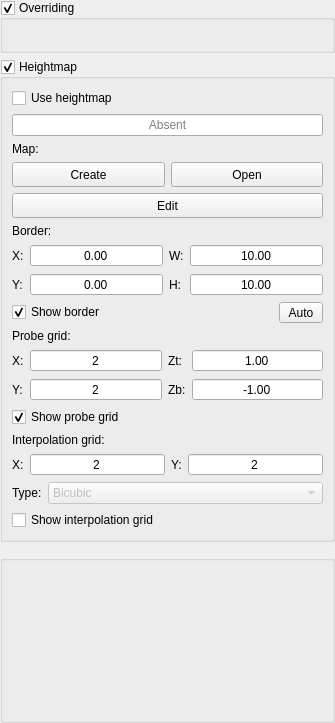
       <widget class="QWidget" name="scrollAreaWidgetContents">
        <property name="geometry">
         <rect>
          <x>0</x>
          <y>0</y>
          <width>335</width>
          <height>723</height>
         </rect>
        </property>
        <layout class="QVBoxLayout" name="verticalLayout_2">
         <property name="leftMargin">
          <number>0</number>
         </property>
         <property name="topMargin">
          <number>0</number>
         </property>
         <property name="rightMargin">
          <number>0</number>
         </property>
         <property name="bottomMargin">
          <number>0</number>
         </property>
         <item>
          <widget class="GroupBox" name="grpOverriding">
           <property name="enabled">
            <bool>true</bool>
           </property>
           <property name="title">
            <string>Overriding</string>
           </property>
           <property name="checkable">
            <bool>true</bool>
           </property>
           <property name="overrided" stdset="0">
            <bool>false</bool>
           </property>
           <layout class="QHBoxLayout" name="horizontalLayout_14">
            <item>
             <widget class="QWidget" name="widgetFeed" native="true">
              <layout class="QVBoxLayout" name="verticalLayout_22">
               <property name="leftMargin">
                <number>0</number>
               </property>
               <property name="topMargin">
                <number>0</number>
               </property>
               <property name="rightMargin">
                <number>0</number>
               </property>
               <property name="bottomMargin">
                <number>0</number>
               </property>
               <item>
                <widget class="SliderBox" name="slbFeedOverride" native="true"/>
               </item>
               <item>
                <widget class="SliderBox" name="slbRapidOverride" native="true"/>
               </item>
               <item>
                <widget class="SliderBox" name="slbSpindleOverride" native="true"/>
               </item>
              </layout>
             </widget>
            </item>
           </layout>
          </widget>
         </item>
         <item>
          <widget class="GroupBox" name="grpHeightMap">
           <property name="title">
            <string>Heightmap</string>
           </property>
           <property name="checkable">
            <bool>true</bool>
           </property>
           <property name="overrided" stdset="0">
            <bool>false</bool>
           </property>
           <layout class="QVBoxLayout" name="verticalLayout_16">
            <item>
             <widget class="QWidget" name="widgetHeightMap" native="true">
              <layout class="QVBoxLayout" name="verticalLayout_15">
               <property name="leftMargin">
                <number>0</number>
               </property>
               <property name="topMargin">
                <number>0</number>
               </property>
               <property name="rightMargin">
                <number>0</number>
               </property>
               <property name="bottomMargin">
                <number>0</number>
               </property>
               <item>
                <widget class="QCheckBox" name="chkHeightMapUse">
                 <property name="text">
                  <string>Use heightmap</string>
                 </property>
                </widget>
               </item>
               <item>
                <widget class="QLineEdit" name="txtHeightMap">
                 <property name="focusPolicy">
                  <enum>Qt::NoFocus</enum>
                 </property>
                 <property name="text">
                  <string/>
                 </property>
                 <property name="alignment">
                  <set>Qt::AlignCenter</set>
                 </property>
                 <property name="readOnly">
                  <bool>true</bool>
                 </property>
                 <property name="placeholderText">
                  <string>Absent</string>
                 </property>
                </widget>
               </item>
               <item>
                <layout class="QHBoxLayout" name="horizontalLayout_22">
                 <item>
                  <widget class="QLabel" name="label_15">
                   <property name="text">
                    <string>Map:</string>
                   </property>
                  </widget>
                 </item>
                </layout>
               </item>
               <item>
                <layout class="QHBoxLayout" name="horizontalLayout_21">
                 <item>
                  <widget class="StyledToolButton" name="cmdHeightMapCreate">
                   <property name="sizePolicy">
                    <sizepolicy hsizetype="Preferred" vsizetype="Fixed">
                     <horstretch>0</horstretch>
                     <verstretch>0</verstretch>
                    </sizepolicy>
                   </property>
                   <property name="minimumSize">
                    <size>
                     <width>0</width>
                     <height>25</height>
                    </size>
                   </property>
                   <property name="text">
                    <string>Create</string>
                   </property>
                  </widget>
                 </item>
                 <item>
                  <widget class="StyledToolButton" name="cmdHeightMapLoad">
                   <property name="sizePolicy">
                    <sizepolicy hsizetype="Preferred" vsizetype="Fixed">
                     <horstretch>0</horstretch>
                     <verstretch>0</verstretch>
                    </sizepolicy>
                   </property>
                   <property name="minimumSize">
                    <size>
                     <width>0</width>
                     <height>25</height>
                    </size>
                   </property>
                   <property name="text">
                    <string>Open</string>
                   </property>
                  </widget>
                 </item>
                </layout>
               </item>
               <item>
                <widget class="StyledToolButton" name="cmdHeightMapMode">
                 <property name="sizePolicy">
                  <sizepolicy hsizetype="Preferred" vsizetype="Fixed">
                   <horstretch>0</horstretch>
                   <verstretch>0</verstretch>
                  </sizepolicy>
                 </property>
                 <property name="minimumSize">
                  <size>
                   <width>42</width>
                   <height>25</height>
                  </size>
                 </property>
                 <property name="text">
                  <string>Edit</string>
                 </property>
                 <property name="checkable">
                  <bool>true</bool>
                 </property>
                </widget>
               </item>
               <item>
                <widget class="QWidget" name="widgetHeightmapSettings" native="true">
                 <layout class="QVBoxLayout" name="verticalLayout_7">
                  <property name="leftMargin">
                   <number>0</number>
                  </property>
                  <property name="topMargin">
                   <number>0</number>
                  </property>
                  <property name="rightMargin">
                   <number>0</number>
                  </property>
                  <property name="bottomMargin">
                   <number>0</number>
                  </property>
                  <item>
                   <layout class="QVBoxLayout" name="verticalLayout_18">
                    <item>
                     <widget class="QLabel" name="label_5">
                      <property name="text">
                       <string>Border:</string>
                      </property>
                     </widget>
                    </item>
                    <item>
                     <layout class="QGridLayout" name="gridLayout">
                      <item row="0" column="0">
                       <widget class="QLabel" name="label_6">
                        <property name="text">
                         <string>X:</string>
                        </property>
                       </widget>
                      </item>
                      <item row="0" column="1">
                       <widget class="QDoubleSpinBox" name="txtHeightMapBorderX">
                        <property name="sizePolicy">
                         <sizepolicy hsizetype="Expanding" vsizetype="Fixed">
                          <horstretch>0</horstretch>
                          <verstretch>0</verstretch>
                         </sizepolicy>
                        </property>
                        <property name="locale">
                         <locale language="C" country="AnyCountry"/>
                        </property>
                        <property name="alignment">
                         <set>Qt::AlignCenter</set>
                        </property>
                        <property name="buttonSymbols">
                         <enum>QAbstractSpinBox::NoButtons</enum>
                        </property>
                        <property name="minimum">
                         <double>-999.000000000000000</double>
                        </property>
                        <property name="maximum">
                         <double>999.000000000000000</double>
                        </property>
                       </widget>
                      </item>
                      <item row="1" column="3">
                       <widget class="QDoubleSpinBox" name="txtHeightMapBorderHeight">
                        <property name="sizePolicy">
                         <sizepolicy hsizetype="Expanding" vsizetype="Fixed">
                          <horstretch>0</horstretch>
                          <verstretch>0</verstretch>
                         </sizepolicy>
                        </property>
                        <property name="locale">
                         <locale language="C" country="AnyCountry"/>
                        </property>
                        <property name="alignment">
                         <set>Qt::AlignCenter</set>
                        </property>
                        <property name="buttonSymbols">
                         <enum>QAbstractSpinBox::NoButtons</enum>
                        </property>
                        <property name="minimum">
                         <double>-999.000000000000000</double>
                        </property>
                        <property name="maximum">
                         <double>999.000000000000000</double>
                        </property>
                        <property name="value">
                         <double>10.000000000000000</double>
                        </property>
                       </widget>
                      </item>
                      <item row="1" column="2">
                       <widget class="QLabel" name="label_9">
                        <property name="text">
                         <string>H:</string>
                        </property>
                       </widget>
                      </item>
                      <item row="1" column="1">
                       <widget class="QDoubleSpinBox" name="txtHeightMapBorderY">
                        <property name="sizePolicy">
                         <sizepolicy hsizetype="Expanding" vsizetype="Fixed">
                          <horstretch>0</horstretch>
                          <verstretch>0</verstretch>
                         </sizepolicy>
                        </property>
                        <property name="locale">
                         <locale language="C" country="AnyCountry"/>
                        </property>
                        <property name="alignment">
                         <set>Qt::AlignCenter</set>
                        </property>
                        <property name="buttonSymbols">
                         <enum>QAbstractSpinBox::NoButtons</enum>
                        </property>
                        <property name="minimum">
                         <double>-999.000000000000000</double>
                        </property>
                        <property name="maximum">
                         <double>999.000000000000000</double>
                        </property>
                       </widget>
                      </item>
                      <item row="1" column="0">
                       <widget class="QLabel" name="label_7">
                        <property name="text">
                         <string>Y:</string>
                        </property>
                       </widget>
                      </item>
                      <item row="0" column="2">
                       <widget class="QLabel" name="label_8">
                        <property name="text">
                         <string>W:</string>
                        </property>
                       </widget>
                      </item>
                      <item row="0" column="3">
                       <widget class="QDoubleSpinBox" name="txtHeightMapBorderWidth">
                        <property name="sizePolicy">
                         <sizepolicy hsizetype="Expanding" vsizetype="Fixed">
                          <horstretch>0</horstretch>
                          <verstretch>0</verstretch>
                         </sizepolicy>
                        </property>
                        <property name="locale">
                         <locale language="C" country="AnyCountry"/>
                        </property>
                        <property name="alignment">
                         <set>Qt::AlignCenter</set>
                        </property>
                        <property name="buttonSymbols">
                         <enum>QAbstractSpinBox::NoButtons</enum>
                        </property>
                        <property name="minimum">
                         <double>-999.000000000000000</double>
                        </property>
                        <property name="maximum">
                         <double>999.000000000000000</double>
                        </property>
                        <property name="value">
                         <double>10.000000000000000</double>
                        </property>
                       </widget>
                      </item>
                     </layout>
                    </item>
                    <item>
                     <layout class="QHBoxLayout" name="horizontalLayout_18">
                      <item>
                       <widget class="QCheckBox" name="chkHeightMapBorderShow">
                        <property name="text">
                         <string>Show border</string>
                        </property>
                        <property name="checked">
                         <bool>true</bool>
                        </property>
                       </widget>
                      </item>
                      <item>
                       <widget class="StyledToolButton" name="cmdHeightMapBorderAuto">
                        <property name="minimumSize">
                         <size>
                          <width>44</width>
                          <height>18</height>
                         </size>
                        </property>
                        <property name="text">
                         <string>Auto</string>
                        </property>
                       </widget>
                      </item>
                     </layout>
                    </item>
                   </layout>
                  </item>
                  <item>
                   <layout class="QVBoxLayout" name="verticalLayout_19">
                    <item>
                     <widget class="QLabel" name="label_10">
                      <property name="text">
                       <string>Probe grid:</string>
                      </property>
                     </widget>
                    </item>
                    <item>
                     <layout class="QGridLayout" name="gridLayout_4">
                      <item row="0" column="0">
                       <widget class="QLabel" name="label_12">
                        <property name="text">
                         <string>X:</string>
                        </property>
                       </widget>
                      </item>
                      <item row="0" column="1">
                       <widget class="QDoubleSpinBox" name="txtHeightMapGridX">
                        <property name="sizePolicy">
                         <sizepolicy hsizetype="Expanding" vsizetype="Fixed">
                          <horstretch>0</horstretch>
                          <verstretch>0</verstretch>
                         </sizepolicy>
                        </property>
                        <property name="locale">
                         <locale language="C" country="AnyCountry"/>
                        </property>
                        <property name="alignment">
                         <set>Qt::AlignCenter</set>
                        </property>
                        <property name="buttonSymbols">
                         <enum>QAbstractSpinBox::NoButtons</enum>
                        </property>
                        <property name="decimals">
                         <number>0</number>
                        </property>
                        <property name="minimum">
                         <double>2.000000000000000</double>
                        </property>
                        <property name="maximum">
                         <double>1000.000000000000000</double>
                        </property>
                        <property name="value">
                         <double>2.000000000000000</double>
                        </property>
                       </widget>
                      </item>
                      <item row="0" column="5">
                       <widget class="QDoubleSpinBox" name="txtHeightMapGridZTop">
                        <property name="sizePolicy">
                         <sizepolicy hsizetype="Expanding" vsizetype="Fixed">
                          <horstretch>0</horstretch>
                          <verstretch>0</verstretch>
                         </sizepolicy>
                        </property>
                        <property name="locale">
                         <locale language="C" country="AnyCountry"/>
                        </property>
                        <property name="alignment">
                         <set>Qt::AlignCenter</set>
                        </property>
                        <property name="buttonSymbols">
                         <enum>QAbstractSpinBox::NoButtons</enum>
                        </property>
                        <property name="minimum">
                         <double>-999.000000000000000</double>
                        </property>
                        <property name="maximum">
                         <double>999.000000000000000</double>
                        </property>
                        <property name="value">
                         <double>1.000000000000000</double>
                        </property>
                       </widget>
                      </item>
                      <item row="1" column="5">
                       <widget class="QDoubleSpinBox" name="txtHeightMapGridZBottom">
                        <property name="sizePolicy">
                         <sizepolicy hsizetype="Expanding" vsizetype="Fixed">
                          <horstretch>0</horstretch>
                          <verstretch>0</verstretch>
                         </sizepolicy>
                        </property>
                        <property name="locale">
                         <locale language="C" country="AnyCountry"/>
                        </property>
                        <property name="alignment">
                         <set>Qt::AlignCenter</set>
                        </property>
                        <property name="buttonSymbols">
                         <enum>QAbstractSpinBox::NoButtons</enum>
                        </property>
                        <property name="minimum">
                         <double>-999.000000000000000</double>
                        </property>
                        <property name="maximum">
                         <double>999.000000000000000</double>
                        </property>
                        <property name="value">
                         <double>-1.000000000000000</double>
                        </property>
                       </widget>
                      </item>
                      <item row="1" column="1">
                       <widget class="QDoubleSpinBox" name="txtHeightMapGridY">
                        <property name="sizePolicy">
                         <sizepolicy hsizetype="Expanding" vsizetype="Fixed">
                          <horstretch>0</horstretch>
                          <verstretch>0</verstretch>
                         </sizepolicy>
                        </property>
                        <property name="locale">
                         <locale language="C" country="AnyCountry"/>
                        </property>
                        <property name="alignment">
                         <set>Qt::AlignCenter</set>
                        </property>
                        <property name="buttonSymbols">
                         <enum>QAbstractSpinBox::NoButtons</enum>
                        </property>
                        <property name="decimals">
                         <number>0</number>
                        </property>
                        <property name="minimum">
                         <double>2.000000000000000</double>
                        </property>
                        <property name="maximum">
                         <double>1000.000000000000000</double>
                        </property>
                        <property name="value">
                         <double>2.000000000000000</double>
                        </property>
                       </widget>
                      </item>
                      <item row="1" column="3">
                       <widget class="QLabel" name="label_11">
                        <property name="text">
                         <string>Zb:</string>
                        </property>
                       </widget>
                      </item>
                      <item row="1" column="0">
                       <widget class="QLabel" name="label_13">
                        <property name="text">
                         <string>Y:</string>
                        </property>
                       </widget>
                      </item>
                      <item row="0" column="3">
                       <widget class="QLabel" name="label_14">
                        <property name="text">
                         <string>Zt:</string>
                        </property>
                       </widget>
                      </item>
                     </layout>
                    </item>
                    <item>
                     <layout class="QHBoxLayout" name="horizontalLayout_19">
                      <item>
                       <widget class="QCheckBox" name="chkHeightMapGridShow">
                        <property name="text">
                         <string>Show probe grid</string>
                        </property>
                        <property name="checked">
                         <bool>true</bool>
                        </property>
                       </widget>
                      </item>
                      <item>
                       <spacer name="horizontalSpacer_6">
                        <property name="orientation">
                         <enum>Qt::Horizontal</enum>
                        </property>
                        <property name="sizeHint" stdset="0">
                         <size>
                          <width>40</width>
                          <height>1</height>
                         </size>
                        </property>
                       </spacer>
                      </item>
                     </layout>
                    </item>
                   </layout>
                  </item>
                  <item>
                   <layout class="QVBoxLayout" name="verticalLayout_20">
                    <item>
                     <widget class="QLabel" name="label_16">
                      <property name="text">
                       <string>Interpolation grid:</string>
                      </property>
                     </widget>
                    </item>
                    <item>
                     <layout class="QGridLayout" name="gridLayout_6">
                      <item row="1" column="2">
                       <widget class="QLabel" name="label_19">
                        <property name="text">
                         <string>Y:</string>
                        </property>
                       </widget>
                      </item>
                      <item row="1" column="0">
                       <widget class="QLabel" name="label_18">
                        <property name="text">
                         <string>X:</string>
                        </property>
                       </widget>
                      </item>
                      <item row="1" column="1">
                       <widget class="QDoubleSpinBox" name="txtHeightMapInterpolationStepX">
                        <property name="sizePolicy">
                         <sizepolicy hsizetype="Expanding" vsizetype="Fixed">
                          <horstretch>0</horstretch>
                          <verstretch>0</verstretch>
                         </sizepolicy>
                        </property>
                        <property name="locale">
                         <locale language="C" country="AnyCountry"/>
                        </property>
                        <property name="alignment">
                         <set>Qt::AlignCenter</set>
                        </property>
                        <property name="buttonSymbols">
                         <enum>QAbstractSpinBox::NoButtons</enum>
                        </property>
                        <property name="decimals">
                         <number>0</number>
                        </property>
                        <property name="minimum">
                         <double>2.000000000000000</double>
                        </property>
                        <property name="maximum">
                         <double>1000.000000000000000</double>
                        </property>
                        <property name="value">
                         <double>2.000000000000000</double>
                        </property>
                       </widget>
                      </item>
                      <item row="1" column="3">
                       <widget class="QDoubleSpinBox" name="txtHeightMapInterpolationStepY">
                        <property name="sizePolicy">
                         <sizepolicy hsizetype="Expanding" vsizetype="Fixed">
                          <horstretch>0</horstretch>
                          <verstretch>0</verstretch>
                         </sizepolicy>
                        </property>
                        <property name="locale">
                         <locale language="C" country="AnyCountry"/>
                        </property>
                        <property name="alignment">
                         <set>Qt::AlignCenter</set>
                        </property>
                        <property name="buttonSymbols">
                         <enum>QAbstractSpinBox::NoButtons</enum>
                        </property>
                        <property name="decimals">
                         <number>0</number>
                        </property>
                        <property name="minimum">
                         <double>2.000000000000000</double>
                        </property>
                        <property name="maximum">
                         <double>1000.000000000000000</double>
                        </property>
                        <property name="value">
                         <double>2.000000000000000</double>
                        </property>
                       </widget>
                      </item>
                     </layout>
                    </item>
                    <item>
                     <layout class="QHBoxLayout" name="horizontalLayout_23" stretch="0,0">
                      <item>
                       <widget class="QLabel" name="label_17">
                        <property name="text">
                         <string>Type:</string>
                        </property>
                       </widget>
                      </item>
                      <item>
                       <widget class="QComboBox" name="cboHeightMapInterpolationType">
                        <property name="enabled">
                         <bool>false</bool>
                        </property>
                        <property name="sizePolicy">
                         <sizepolicy hsizetype="Expanding" vsizetype="Fixed">
                          <horstretch>0</horstretch>
                          <verstretch>0</verstretch>
                         </sizepolicy>
                        </property>
                        <item>
                         <property name="text">
                          <string>Bicubic</string>
                         </property>
                        </item>
                       </widget>
                      </item>
                     </layout>
                    </item>
                    <item>
                     <layout class="QHBoxLayout" name="horizontalLayout_24">
                      <item>
                       <widget class="QCheckBox" name="chkHeightMapInterpolationShow">
                        <property name="text">
                         <string>Show interpolation grid</string>
                        </property>
                       </widget>
                      </item>
                      <item>
                       <spacer name="horizontalSpacer_8">
                        <property name="orientation">
                         <enum>Qt::Horizontal</enum>
                        </property>
                        <property name="sizeHint" stdset="0">
                         <size>
                          <width>40</width>
                          <height>1</height>
                         </size>
                        </property>
                       </spacer>
                      </item>
                     </layout>
                    </item>
                   </layout>
                  </item>
                 </layout>
                </widget>
               </item>
              </layout>
             </widget>
            </item>
           </layout>
          </widget>
         </item>
         <item>
          <widget class="QGroupBox" name="grpExpander2">
           <property name="sizePolicy">
            <sizepolicy hsizetype="Preferred" vsizetype="Expanding">
             <horstretch>0</horstretch>
             <verstretch>0</verstretch>
            </sizepolicy>
           </property>
           <property name="styleSheet">
            <string notr="true">QGroupBox {
	margin-top: 7;
}</string>
           </property>
           <property name="title">
            <string/>
           </property>
          </widget>
         </item>
        </layout>
       </widget>
